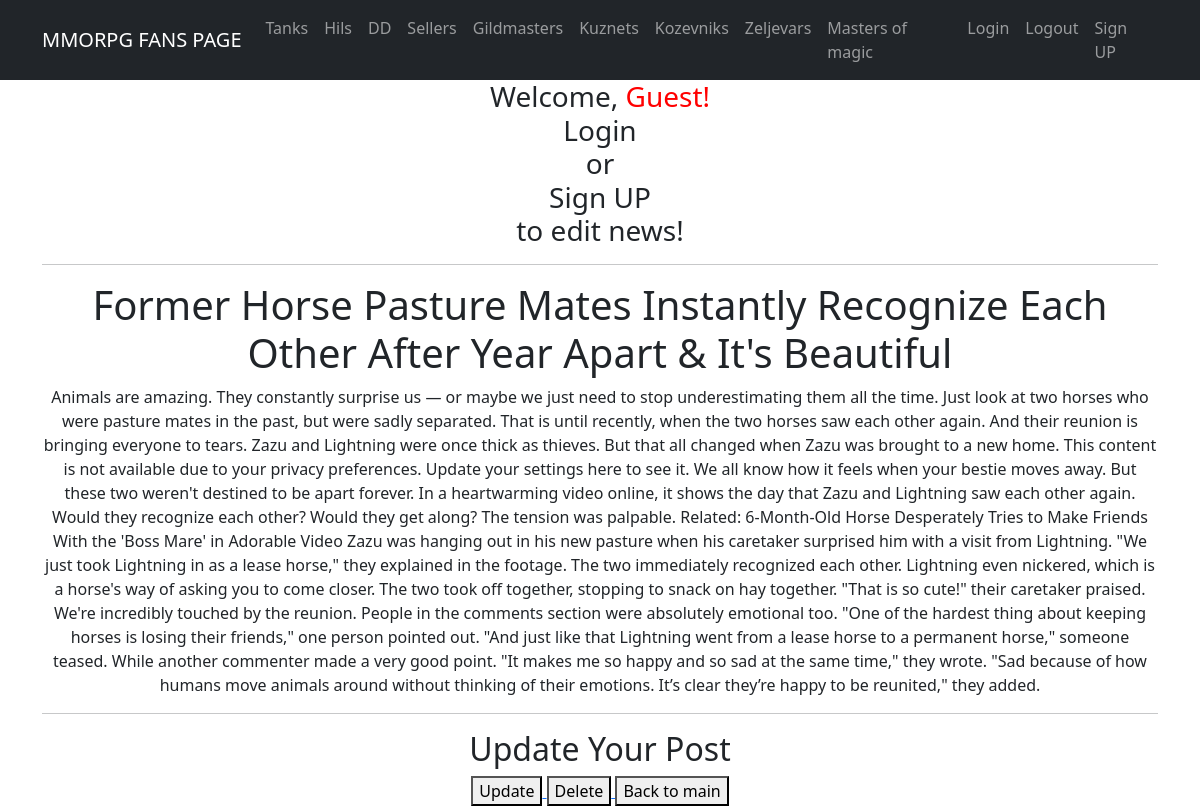
Screenshot of /posts/6/ with the database file from the repository.
### app/models.py (models this page shows, shortened)
class Post(models.Model):
    name = models.CharField(max_length=150, unique=True)
    description = models.TextField()
    published_date = models.DateTimeField(default=timezone.now)
    author = models.ForeignKey(User, on_delete=models.CASCADE, related_name='posts')
    categories = models.ManyToManyField(Category, related_name='posts')

### app/views.py (the view)
# urls.py: path('posts/<int:pk>/', PostDetail.as_view(), name='post_detail'),
class PostDetail(DetailView):
    model = Post
    template_name = 'post_detail.html'
    context_object_name = 'post_detail'

### templates/post_detail.html (shortened to what this page needs)
{% extends 'flatpages/default.html' %}
{% block content %}
<h1>{{ post_detail.name }}</h1>
<p>{{ post_detail.description }}</p>
<hr>
<h2>Update Your Post</h2>
<a href="{% url 'post_update' pk=post_detail.pk %}">
    <button type="button">Update</button>
</a>
<a href="{% url 'post_delete' pk=post_detail.pk %}">
    <button type="button">Delete</button>
</a>
<a href="{% url 'post_list' %}">
    <button type="button">Back to main</button>
</a>
{% endblock content %}

### rows the page displays
Post: name "Former Horse Pasture Mates Instantly Recognize Each Other After Year Apart & It's Beautiful", description "Animals are amazing. They constantly surprise us — or maybe we just need to stop underestimating them all the time. Just look at two horses who were pasture mates in the past, but were sadly separated. That is until recently, when the two horses saw each other again. And their reunion is bringing everyone to tears. Zazu and Lightning were once thick as thieves. But that all changed when Zazu was brought to a new home. This content is not available due to your privacy preferences. Update your settings here to see it. We all know how it feels when your bestie moves away. But these two weren't destined to be apart forever. In a heartwarming video online, it shows the day that Zazu and…"
